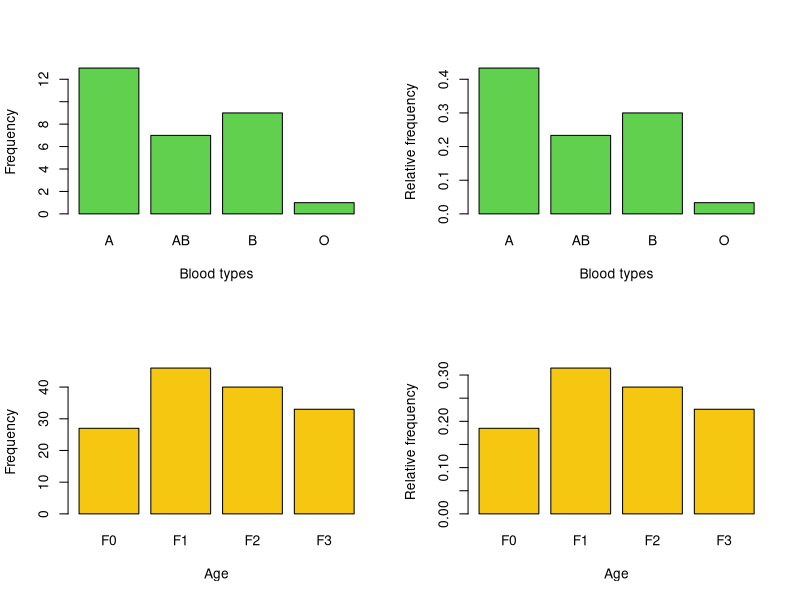
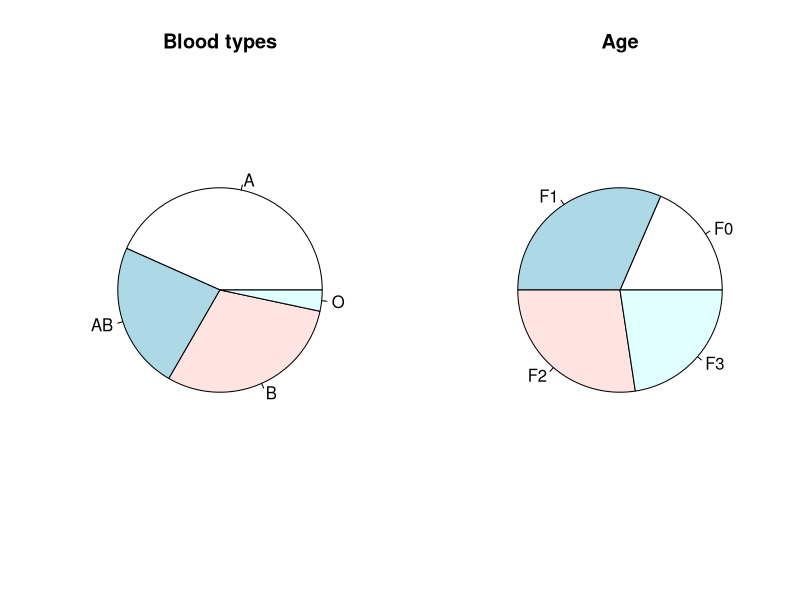
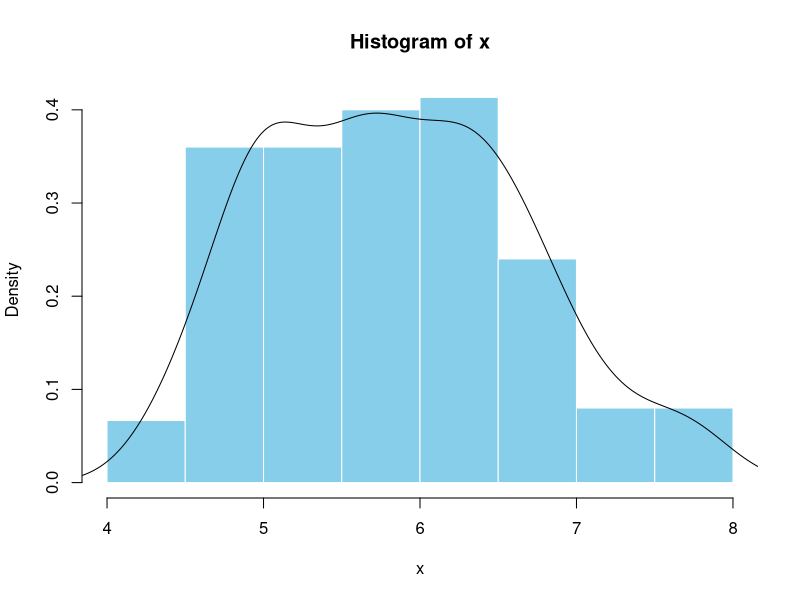
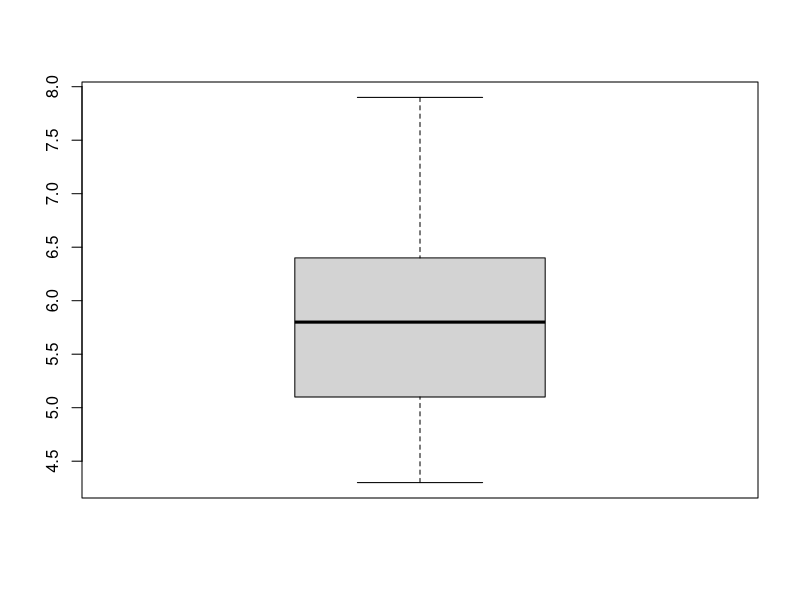
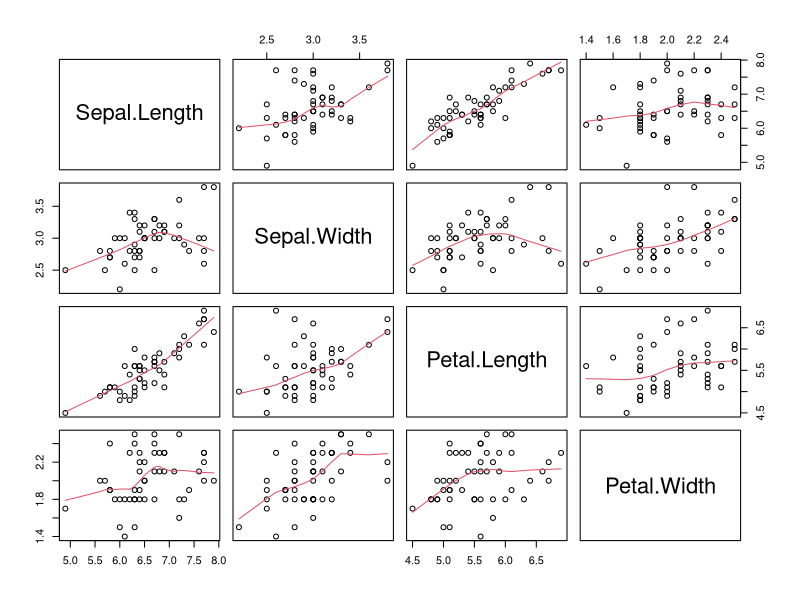
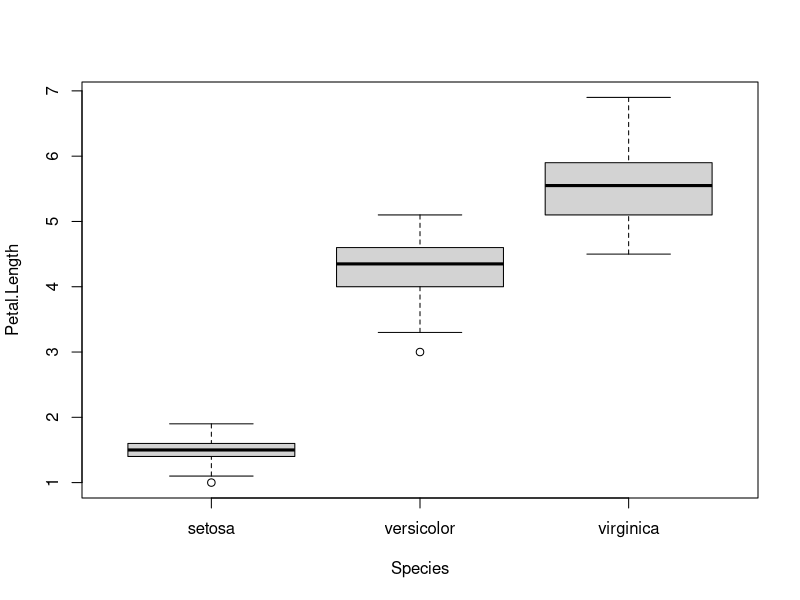
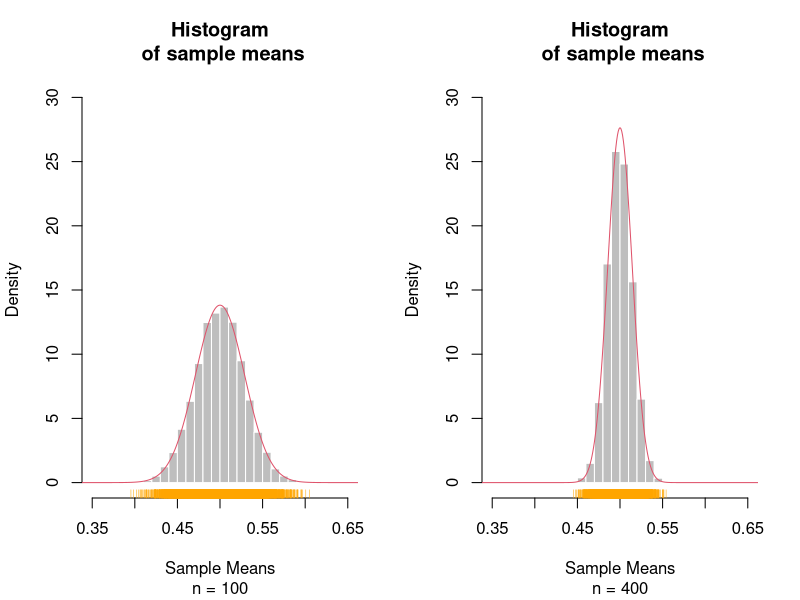
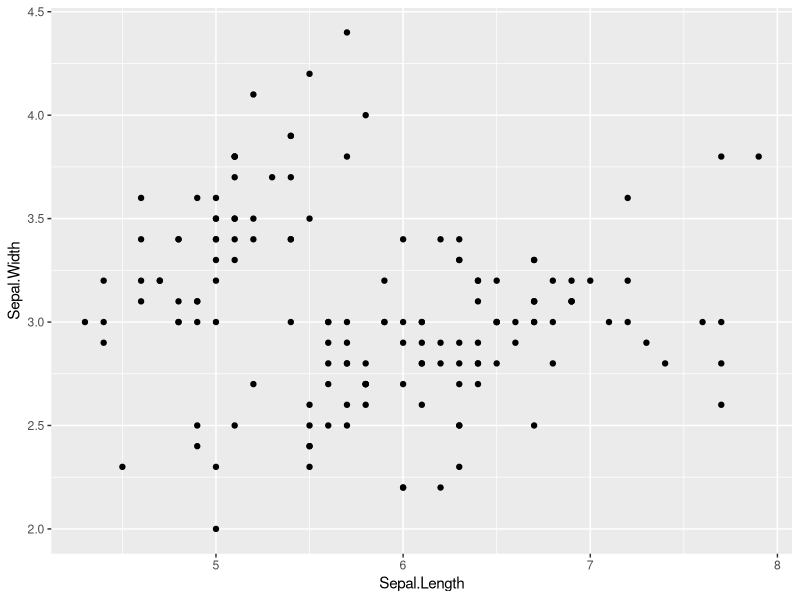

Generate these figures, in order, with R:
# C. 데이터 시각화 단계 가이드

## C.1. 기본 도표 및 그래프

set.seed(1)
Blood.Type <- sample(x=1:4, size=30, replace=TRUE)
Blood.Type <- c("A", "B", "AB", "O")[Blood.Type]
Blood.Type <- factor(Blood.Type)
Blood.Type
table(Blood.Type)                          # frequency table
table(Blood.Type)/length(Blood.Type)       # relative frequency table

library(MASS)
attach(quine)
table(Age)
par(mfrow=c(2,2))
barplot(table(Blood.Type), col=3, xlab="Blood types", ylab="Frequency")
barplot(table(Blood.Type)/length(Blood.Type), col=3, xlab="Blood types", ylab="Relative frequency")
barplot(table(Age), col=7, xlab="Age", ylab="Frequency")
barplot(table(Age)/length(Age), col=7, xlab="Age", ylab="Relative frequency")
par(mfrow=c(1,2))
pie(table(Blood.Type))
title("Blood types")
pie(table(Age))
title("Age")
par(mfrow=c(1,1))

data(iris)
head(iris)
x <- iris$Sepal.Length
hist(x, prob=TRUE, col="skyblue", border="white")
lines(density(x))
boxplot(x)          # boxplot




## C.2. 자료 분포의 요약

x <- c(1, 2, 4, 5, 7)
mean(x)

x <- c(1, 2, 4, 5, 70)   # 70: 오타에 의한 이상점 
mean(x)

x <- c(1, 2, 4, 5, 70)   # 70: 오타에 의한 이상점 
median(x)

x <- iris$Sepal.Length
mean(x)             # 평균
median(x)           # 중앙값
mean(x, trim=0.1)   # 절사평균: 크기순으로 배열하여 양쪽 극단의 10%(= 0.1) 값들을 버린 후 평균

quantile(x, probs=c(0.1, 0.25, 0.5, 0.75, 0.9))

sd(x)             # 표준편차
var(x)            # 분산
diff(range(x))    # 범위
IQR(x)            # 사분위수 범위 = quantile(x, 0.75) - quantile(x, 0.25)
IQR(rnorm(10000)) # 1.35 정도

pairs(iris[iris$Species=="virginica",-5], panel = panel.smooth)
cor(iris[iris$Species=="virginica",-5]) # Pearson 상관계수 (default)
cor(iris[iris$Species=="virginica",-5], method="kendall")
cor(iris[iris$Species=="virginica",-5], method="spearman")

boxplot(Petal.Length ~ Species, data = iris, col = "lightgray")




## C.3. 모집단, 표본, 표본분포

mu <- 1/2; sig.sq <- 1/12    # Unif(0,1)의 평균, 분산
# https://en.wikipedia.org/wiki/Uniform_distribution_(continuous)

par(mfrow=c(1,2))

n <- 100
X.bar <- NULL
for ( k in 1:10000) {
  X <- runif(n)
  X.bar <- c(X.bar, mean(X))
}
hist(X.bar, prob=T, col="gray", border="white",
     xlim=c(0.35, 0.65), ylim=c(0, 30),
     xlab="Sample Means", main="Histogram\n of sample means", sub=paste("n =",n))
rug(X.bar, col="orange")
z <- seq(from=0, to=1, by=0.001)
lines(z, dnorm(z, mean=mu, sd=sqrt(sig.sq/n)), col=2)

n <- 400
X.bar <- NULL 
for ( k in 1:10000) { 
  X <- runif(n) 
  X.bar <- c(X.bar, mean(X)) 
} 
hist(X.bar, prob=T, col="gray", border="white",          
     xlim=c(0.35, 0.65), ylim=c(0, 30),
     xlab="Sample Means", main="Histogram\n of sample means", sub=paste("n =",n)) 
rug(X.bar, col="orange")
z <- seq(from=0, to=1, by=0.001)
lines(z, dnorm(z, mean=mu, sd=sqrt(sig.sq/n)), col=2)




## C.4. ggplot2를 이용한 고급 시각화

### C.4.1 Example을 통한 기초 이해

str(iris)
head(iris)

library(ggplot2)
ggplot(data = iris, aes(x = Sepal.Length, y = Sepal.Width)) + geom_point()

myplot <- ggplot(data = iris, aes(x = Sepal.Length, y = Sepal.Width))
myplot + geom_point()

ggplot(data = iris, aes(x = Sepal.Length, y = Sepal.Width)) + geom_point(size = 3)

ggplot(iris, aes(Sepal.Length, Sepal.Width, color = Species)) + 
  geom_point(size = 3)

ggplot(iris, aes(Sepal.Length, Sepal.Width, color = Species)) + 
  geom_point(aes(shape = Species), size = 3)

